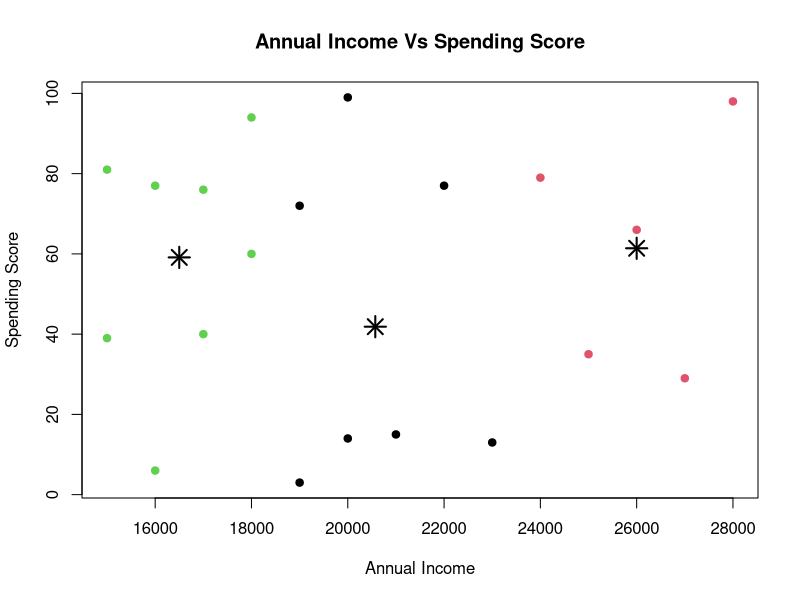

The R script that drew this image:
#K-MEANS CLUSTERING
# 1. Create the dataset
data <- read.csv("data/data.csv")

# print(data)
dframe <- data.frame(data)
data_cluster <- dframe[, c("AnnualIncome", "SpendingScore")]

# 2. Set seed and run K-means
set.seed(123)
kmeans_model <- kmeans(data_cluster, centers = 3)

# 3. Print model details and centroids
print(kmeans_model)
print(kmeans_model$centers)

# 4. Save cluster assignments (Fixed the lowercase 'c' typo here)
dframe$Cluster <- kmeans_model$cluster

# 5. Plot the data points colored by cluster
plot(
  dframe$AnnualIncome, dframe$SpendingScore,
  col = dframe$Cluster,
  pch = 19,
  main = "Annual Income Vs Spending Score",
  xlab = "Annual Income",
  ylab = "Spending Score"
)

# 6. Add the centroid stars to the plot
points(
  kmeans_model$centers[,"AnnualIncome"],
  kmeans_model$centers[,"SpendingScore"],
  pch = 8,
  cex = 2,
  lwd = 2
)
